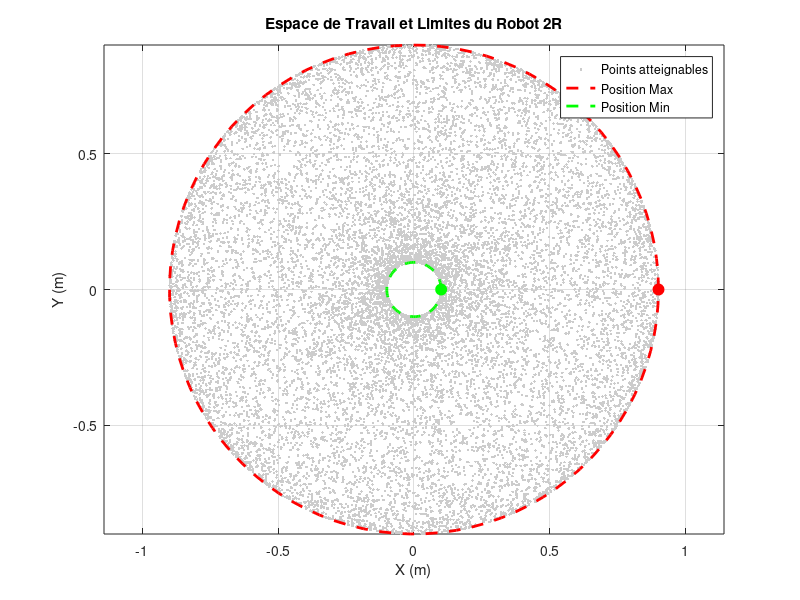

This figure's MATLAB source:

clc; clear; close all;


L1 = 0.5; 
L2 = 0.4; 


R_max = L1 + L2; 
R_min = abs(L1 - L2); 

fprintf('Position maximale (Rayon) : %.2f m\n', R_max);
fprintf('Position minimale (Rayon) : %.2f m\n', R_min);


n = 15000; 
q1 = rand(1, n) * 2 * pi;
q2 = rand(1, n) * 2 * pi;


x = L1*cos(q1) + L2*cos(q1 + q2);
y = L1*sin(q1) + L2*sin(q1 + q2);


figure('Color', 'w');
plot(x, y, '.', 'Color', [0.8 0.8 0.8]); 
hold on; axis equal; grid on;

 
theta = linspace(0, 2*pi, 100);
plot(R_max*cos(theta), R_max*sin(theta), 'r--', 'LineWidth', 2); 
plot(R_min*cos(theta), R_min*sin(theta), 'g--', 'LineWidth', 2); 


plot(R_max, 0, 'ro', 'MarkerFaceColor', 'r', 'MarkerSize', 8); 
plot(R_min, 0, 'go', 'MarkerFaceColor', 'g', 'MarkerSize', 8); 

title('Espace de Travail et Limites du Robot 2R');
xlabel('X (m)'); ylabel('Y (m)');
legend('Points atteignables', 'Position Max', 'Position Min');
